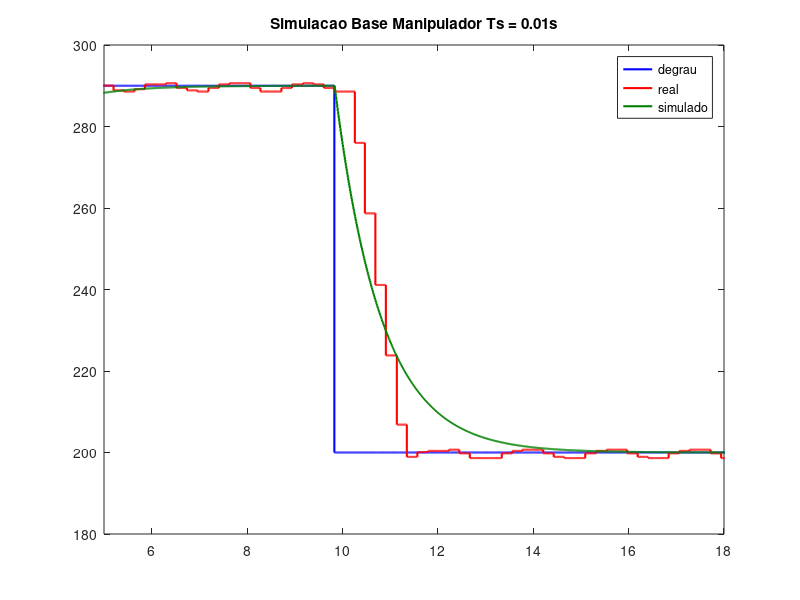
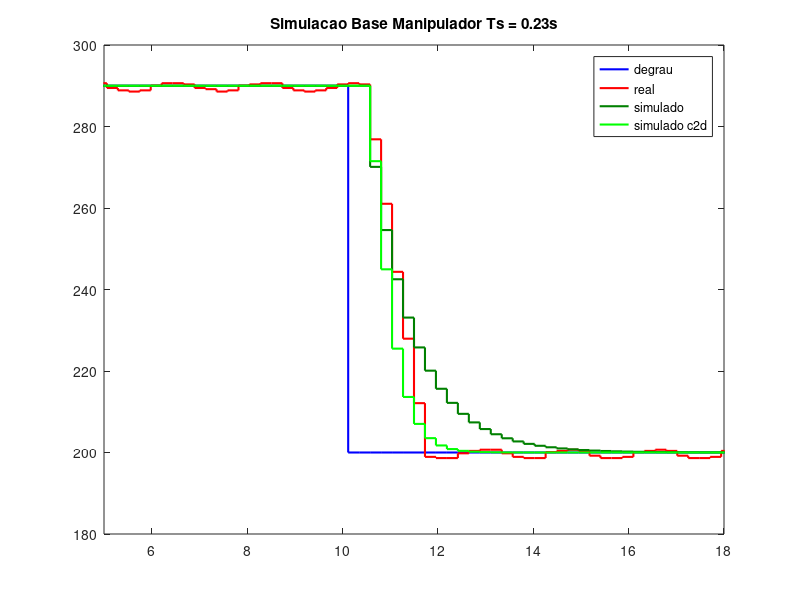
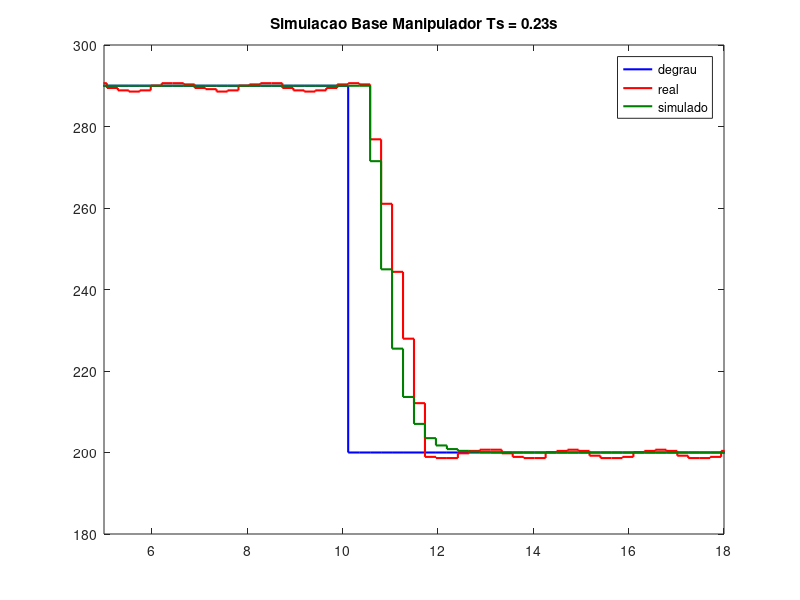
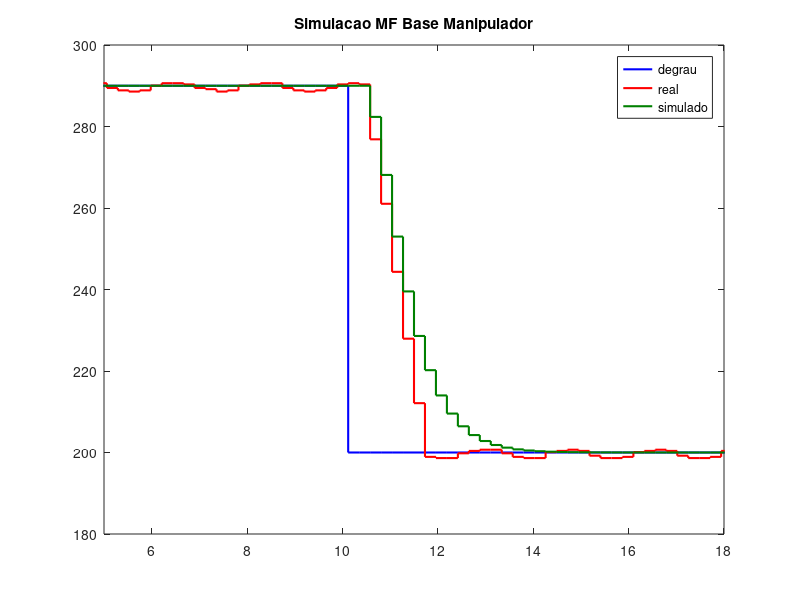

MATLAB code to generate these figures, in order:
clc;
close all;

load('inputBase0_01.mat')
load('outputBase0_01.mat')
load('inputBase0_23.mat')
load('outputBase0_23.mat')

darkGreen = [0, 0.5, 0];
darknessGreen = [0, 0.1, 0];

tfBase0_01 = tf([0.0102],[1 -0.9898],0.01)

% Um polo - Discreto direto
tfBase0_23 = tf(1,[.92 1])
tfBase0_23 = c2d(tfBase0_23, 0.23,'zoh')
% Dois polos
tfBase0_23_segOrdem = tf([13.3384],[1 7.3043 13.3384])
tfBase0_23_segOrdem = c2d(tfBase0_23_segOrdem, 0.23,'zoh')

timeBase0_01 = 0:0.01:19.99;
timeBase0_23 = 0:0.23:19.78;

refBase0_23_estab = zeros(1,187);
timeBase0_23_estab = 0:0.23:42.78;

for idx = 1:187
    if idx <= 145
        refBase0_23_estab(1,idx) = 290;
    else
        refBase0_23_estab(1,idx) = 200;
    end
end

resultStepBase0_01 = lsim(tfBase0_01,inputBase0_01,timeBase0_01);

resultStepBase0_23 = lsim(tfBase0_23,refBase0_23_estab,timeBase0_23_estab);
resultStepBase0_23_segOrdem = lsim(tfBase0_23_segOrdem,refBase0_23_estab,timeBase0_23_estab);

figure(1)
stairs(timeBase0_01(1,:),inputBase0_01(:,1),'b', 'LineWidth', 1.5);
hold on
stairs(timeBase0_01(1,:),outputBase0_01(:,1),'r', 'LineWidth', 1.5);
hold on
stairs(timeBase0_01(1,:),resultStepBase0_01,'Color',[0,.5,0], 'LineWidth', 1.5);
axis([5 18 180 300])
legend('degrau','real','simulado')
title('Simulacao Base Manipulador Ts = 0.01s')

figure(2)
stairs(timeBase0_23(1,:),inputBase0_23(:,1),'b', 'LineWidth', 1.5);
hold on
stairs(timeBase0_23(1,:),outputBase0_23(:,1),'r', 'LineWidth', 1.5);
hold on
stairs(timeBase0_23(1,:),resultStepBase0_23(101:187,1),'Color',darkGreen, 'LineWidth', 1.5);
hold on
stairs(timeBase0_23(1,:),resultStepBase0_23_segOrdem(101:187,1),'g', 'LineWidth', 1.5);
axis([5 18 180 300])
legend('degrau','real','simulado', 'simulado c2d', 'simulado segOrdem')
title('Simulacao Base Manipulador Ts = 0.23s')

figure(3)
stairs(timeBase0_23(1,:),inputBase0_23(:,1),'b', 'LineWidth', 1.5);
hold on
stairs(timeBase0_23(1,:),outputBase0_23(:,1),'r', 'LineWidth', 1.5);
hold on
stairs(timeBase0_23(1,:),resultStepBase0_23_segOrdem(101:187,1),'Color',darkGreen, 'LineWidth', 1.5);
axis([5 18 180 300])
legend('degrau','real','simulado')
title('Simulacao Base Manipulador Ts = 0.23s')

% ---------------------------- Malha Fechada -------------------------

% C_BASE = C_FOREARM = ( 3.74*s + 3.4 ) / s
% 
% pid = kp + ki/s + kd*s
% 
% Zero = -0.909090
% Polo = 0
% 
% Kp = 3.74
% Ki = 3.4

%c_pi = tf([3.74 3.4],[1 0])
%c_pi = c2d(c_pi,0.23,'zoh')
c_pi = tf([0.41305 -0.200783605],[1 -1],0.23)
mf_Base = feedback(c_pi*tfBase0_23_segOrdem,1)

result_mf_step_base = lsim(mf_Base,refBase0_23_estab,timeBase0_23_estab);

figure(4)
stairs(timeBase0_23(1,:),inputBase0_23(:,1),'b', 'LineWidth', 1.5);
hold on
stairs(timeBase0_23(1,:),outputBase0_23(:,1),'r', 'LineWidth', 1.5);
hold on
stairs(timeBase0_23(1,:),result_mf_step_base(101:187,1),'b','Color',darkGreen, 'LineWidth', 1.5);
axis([5 18 180 300])
legend('degrau','real','simulado')
title('Simulacao MF Base Manipulador')
